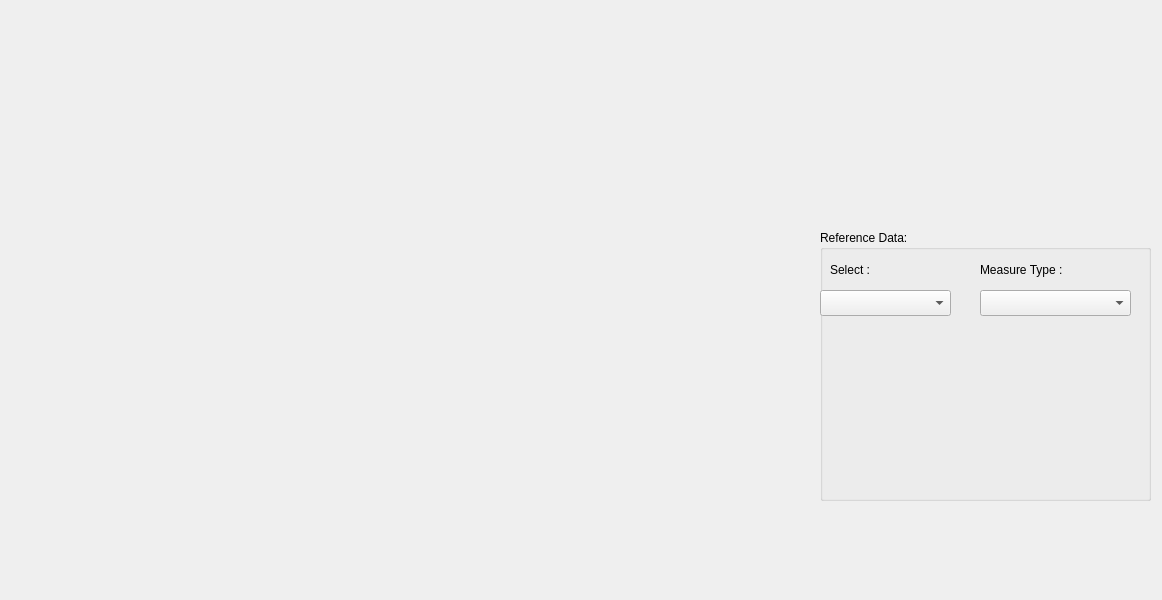
<?xml version="1.0" encoding="UTF-8"?>
<ui version="4.0">
 <class>Oscilloscope</class>
 <widget class="QDialog" name="Oscilloscope">
  <property name="geometry">
   <rect>
    <x>0</x>
    <y>0</y>
    <width>1162</width>
    <height>600</height>
   </rect>
  </property>
  <property name="windowTitle">
   <string>Dialog</string>
  </property>
  <widget class="QCustomPlot" name="widget" native="true">
   <property name="geometry">
    <rect>
     <x>20</x>
     <y>20</y>
     <width>761</width>
     <height>531</height>
    </rect>
   </property>
  </widget>
  <widget class="QGroupBox" name="groupBox">
   <property name="geometry">
    <rect>
     <x>820</x>
     <y>230</y>
     <width>331</width>
     <height>271</height>
    </rect>
   </property>
   <property name="title">
    <string>Reference Data:</string>
   </property>
   <widget class="QLabel" name="select">
    <property name="geometry">
     <rect>
      <x>10</x>
      <y>30</y>
      <width>71</width>
      <height>20</height>
     </rect>
    </property>
    <property name="text">
     <string>Select :</string>
    </property>
   </widget>
   <widget class="QLabel" name="measureType">
    <property name="geometry">
     <rect>
      <x>160</x>
      <y>30</y>
      <width>141</width>
      <height>20</height>
     </rect>
    </property>
    <property name="text">
     <string>Measure Type :</string>
    </property>
   </widget>
   <widget class="QComboBox" name="objectComboBox">
    <property name="geometry">
     <rect>
      <x>0</x>
      <y>60</y>
      <width>131</width>
      <height>26</height>
     </rect>
    </property>
   </widget>
   <widget class="QComboBox" name="measureComboBox">
    <property name="geometry">
     <rect>
      <x>160</x>
      <y>60</y>
      <width>151</width>
      <height>26</height>
     </rect>
    </property>
   </widget>
   <widget class="QLabel" name="text">
    <property name="geometry">
     <rect>
      <x>10</x>
      <y>210</y>
      <width>131</width>
      <height>20</height>
     </rect>
    </property>
    <property name="text">
     <string/>
    </property>
   </widget>
   <widget class="QLabel" name="ans">
    <property name="geometry">
     <rect>
      <x>160</x>
      <y>210</y>
      <width>131</width>
      <height>16</height>
     </rect>
    </property>
    <property name="text">
     <string/>
    </property>
   </widget>
  </widget>
 </widget>
 <customwidgets>
  <customwidget>
   <class>QCustomPlot</class>
   <extends>QWidget</extends>
   <header>qcustomplot.h</header>
   <container>1</container>
  </customwidget>
 </customwidgets>
 <resources/>
 <connections/>
</ui>
